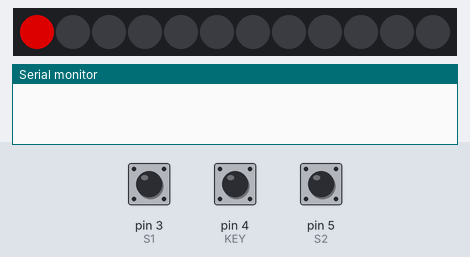
This sketch was run on a simulated Arduino Uno, built with avr-gcc and run on an emulated ATmega328P. Shown: 12 RGB LEDs in strip order, left to right, the last lines printed to the serial monitor. The test bench sets the inputs (shaded band); at power-on: pin 4 (KEY) HIGH, pin 3 (S1) HIGH, pin 5 (S2) HIGH. Dim RGB values are drawn brighter than linear.

Above: at 0.1 s.
5.7 s: pin 4 (KEY) pulsed LOW 5 times (0.12 s each, 0.3 s apart)
At 6.27 s:
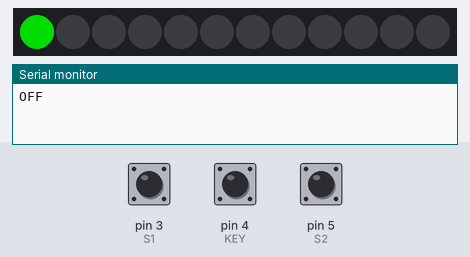
8.7 s: pin 3 (S1) pulled LOW for 0.15 s
At 9.0 s:
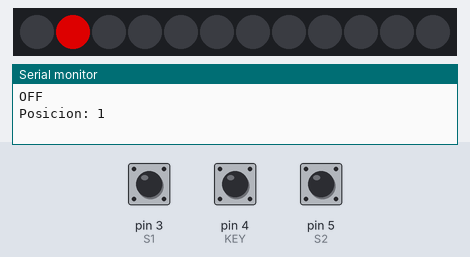
11.8 s: pin 4 (KEY) pulled LOW for 0.15 s
At 13.3 s:
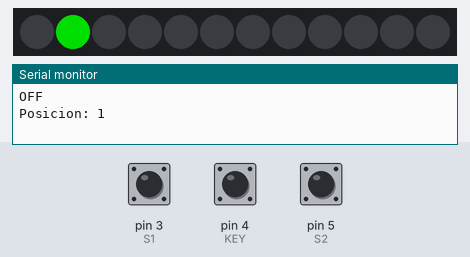
14.9 s: pin 3 (S1) pulled LOW for 1 s
At 16.2 s:
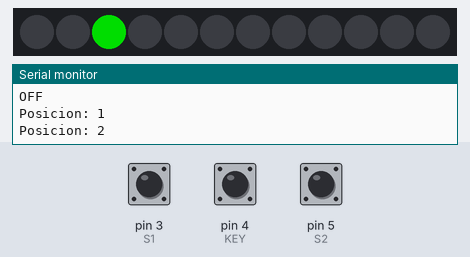
18.9 s: pin 4 (KEY) pulled LOW for 1 s
At 21.2 s:
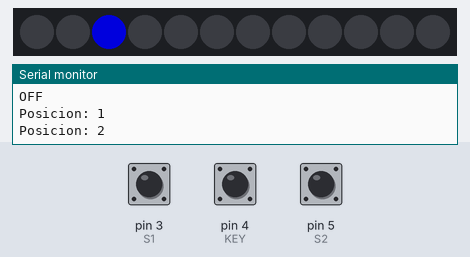
Timing chart, 0 to 22.7 s (numbered marks = the images above; inputs shaded):
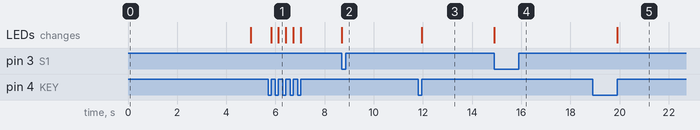

Measured:
- after the input at 5.7 s, the LEDs: first change after 0.12 s (image 1 shows a later state)
- after the input at 8.7 s, the LEDs: change at once (image 2)
- after the input at 11.8 s, the LEDs: change after 0.15 s (image 3)
- after the input at 14.9 s, the LEDs: change at once (image 4)
- after the input at 18.9 s, the LEDs: change after 1.0 s (image 5)

The sketch:

ledringandencoder.ino
```cpp
#include <Adafruit_NeoPixel.h>

#define PIN 2
#define NUMPIXELS 12

Adafruit_NeoPixel pixels(NUMPIXELS, PIN, NEO_GRB + NEO_KHZ800);

// Encoder
#define S1 3
#define S2 5
#define KEY 4

int lastS1;
int posicion = 0;

int lastButtonState = HIGH;

// Colores
int colorIndex = 0;

uint32_t colores[] = {
  Adafruit_NeoPixel::Color(150, 0, 0),    // Rojo
  Adafruit_NeoPixel::Color(0, 150, 0),    // Verde
  Adafruit_NeoPixel::Color(0, 0, 150),    // Azul
  Adafruit_NeoPixel::Color(150, 150, 0)   // Amarillo
};

int numColores = sizeof(colores) / sizeof(colores[0]);

unsigned long lastActivity = 0;
const unsigned long timeout = 5000;

bool encendido = true;

void setup() {

  pixels.begin();
  pixels.clear();
  pixels.show();

  pinMode(S1, INPUT_PULLUP);
  pinMode(S2, INPUT_PULLUP);
  pinMode(KEY, INPUT_PULLUP);

  Serial.begin(9600);

  lastS1 = digitalRead(S1);
  lastActivity = millis();

  updateLED();
}

void loop() {

  bool evento = false;

  // -------- ENCODER --------
  int currentS1 = digitalRead(S1);

  if (lastS1 != currentS1 && currentS1 == LOW) {

    if (!encendido) {

      encendido = true;
      updateLED();
      lastActivity = millis();

    } else {

      // Detección de dirección
      if (digitalRead(S2) != currentS1) {
        posicion++;
      } else {
        posicion--;
      }

      if (posicion < 0) {
        posicion = NUMPIXELS - 1;
      }

      if (posicion >= NUMPIXELS) {
        posicion = 0;
      }

      Serial.print("Posicion: ");
      Serial.println(posicion);

      evento = true;
    }
  }

  lastS1 = currentS1;

  // -------- BOTON --------
  int buttonState = digitalRead(KEY);

  if (buttonState == HIGH && lastButtonState == LOW) {

    if (!encendido) {

      encendido = true;
      updateLED();
      lastActivity = millis();

    } else {

      colorIndex++;

      if (colorIndex >= numColores) {
        colorIndex = 0;
      }

      evento = true;
    }
  }

  lastButtonState = buttonState;

  if (evento) {
    lastActivity = millis();
    updateLED();
  }

  // -------- AUTO OFF --------
  if (encendido && (millis() - lastActivity > timeout)) {

    pixels.clear();
    pixels.show();

    encendido = false;

    Serial.println("OFF");
  }
}

// -------- LED --------
void updateLED() {

  pixels.clear();

  pixels.setPixelColor(posicion, colores[colorIndex]);

  pixels.show();
}
```
